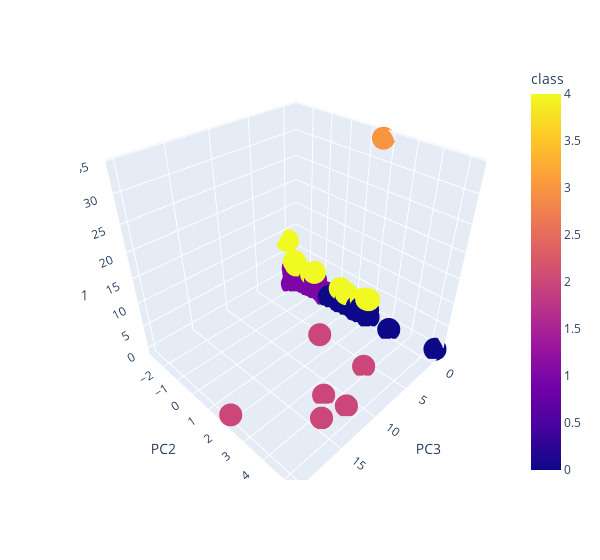

This figure's notebook cell:
### Markdown cell above
### Visualizing Results

### Code cell
fig = px.scatter_3d(clustered_df,
                   x='PC3',
                   y='PC2',
                   z='PC1',
                   color='class',
                   hover_name='CoinName',
                   hover_data=['Algorithm'],
                   width=600)
fig.show()

### Figure 1 — Plotly figure (JSON) as saved in the notebook; plotly's stock layout.template omitted (floating-point values rounded to 4 significant figures; data arrays with more than 128 entries replaced by an {"elided": "..."} marker saying what was removed)
{"data": [{"customdata": {"elided": "533x1 str values"}, "hovertemplate": "<b>%{hovertext}</b><br><br>PC3=%{x}<br>PC2=%{y}<br>PC1=%{z}<br>Algorithm=%{customdata[0]}<br>class=%{marker.color}<extra></extra>", "hovertext": {"elided": "533 str values"}, "legendgroup": "", "marker": {"color": {"elided": "533 int values"}, "coloraxis": "coloraxis", "symbol": "circle"}, "mode": "markers", "name": "", "scene": "scene", "showlegend": false, "type": "scatter3d", "x": {"elided": "533 float values"}, "y": {"elided": "533 float values"}, "z": {"elided": "533 float values"}}], "layout": {"coloraxis": {"colorbar": {"title": {"text": "class"}}, "colorscale": [[0, "#0d0887"], [0.1111, "#46039f"], [0.2222, "#7201a8"], [0.3333, "#9c179e"], [0.4444, "#bd3786"], [0.5556, "#d8576b"], [0.6667, "#ed7953"], [0.7778, "#fb9f3a"], [0.8889, "#fdca26"], [1, "#f0f921"]]}, "legend": {"tracegroupgap": 0}, "margin": {"t": 60}, "scene": {"domain": {"x": [0, 1], "y": [0, 1]}, "xaxis": {"title": {"text": "PC3"}}, "yaxis": {"title": {"text": "PC2"}}, "zaxis": {"title": {"text": "PC1"}}}, "width": 600}}
